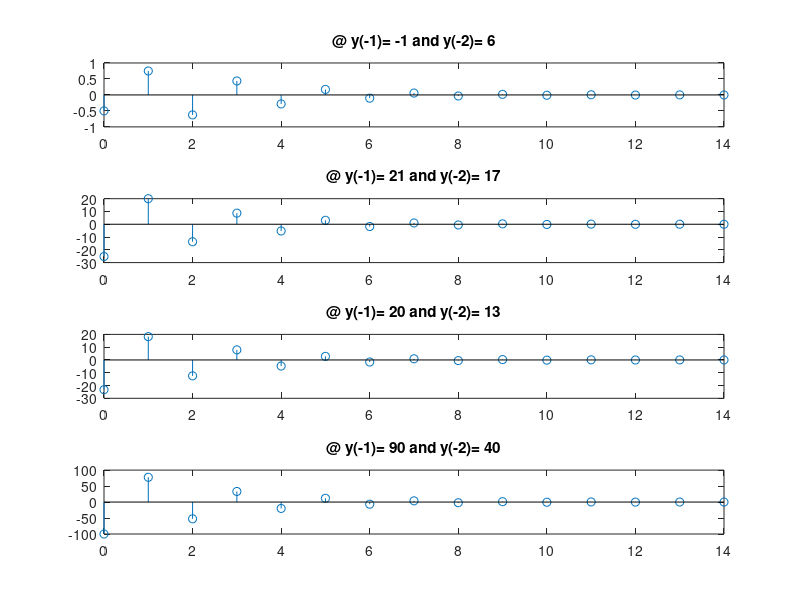

The MATLAB script that drew this image:
initial_conditions = [6, -1;
                      17, 21;
                      13, 20;
                      40, 90];

output_signal = zeros(4, 15);
total_signal_values = [initial_conditions, output_signal];

x_label = [0, 1, 2, 3, 4, 5, 6, 7, 8, 9, 10, 11, 12, 13, 14];
y = zeros(4, 15);

for i=1:4
  for j=1:15

    y(i, j) = (-1 * total_signal_values(i, j+1)) - (0.25 * total_signal_values(i, j));
    total_signal_values(i, j+2) = y(i, j);

  endfor
endfor

subplot(4, 1, 1);
stem(x_label, y(1, :));
title(cstrcat("@ y(-1)= ", mat2str(initial_conditions(1, 2)), " and y(-2)= ",
              mat2str(initial_conditions(1, 1))));

subplot(4, 1, 2);
stem(x_label, y(2, :));
title(cstrcat("@ y(-1)= ", mat2str(initial_conditions(2, 2)), " and y(-2)= ",
              mat2str(initial_conditions(2, 1))));

subplot(4, 1, 3);
stem(x_label, y(3, :));
title(cstrcat("@ y(-1)= ", mat2str(initial_conditions(3, 2)), " and y(-2)= ",
              mat2str(initial_conditions(3, 1))));

subplot(4, 1, 4);
stem(x_label, y(4, :));
title(cstrcat("@ y(-1)= ", mat2str(initial_conditions(4, 2)), " and y(-2)= ",
              mat2str(initial_conditions(4, 1))));
